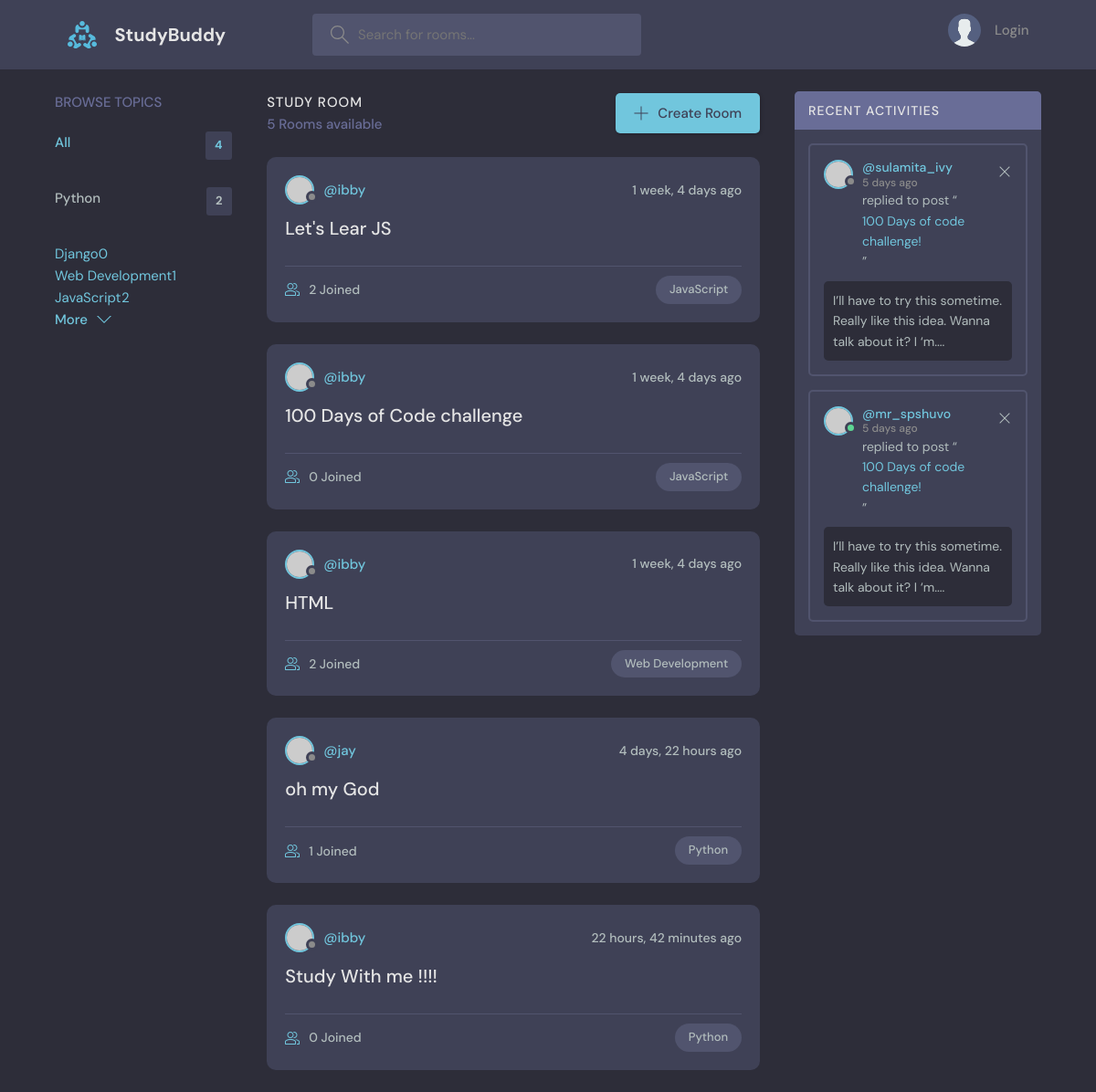
The page / on the database its author committed.
### base/models.py (models this page shows, shortened)
class Topic(models.Model):
    name = models.CharField(max_length=200)

class Room(models.Model):
    host = models.ForeignKey(User, on_delete=models.SET_NULL, null=True)
    topic =  models.ForeignKey(Topic, on_delete=models.SET_NULL, null=True)
    name = models.CharField(max_length=200)
    description = models.TextField(null=True, blank =True)
    participants = models.ManyToManyField(User, related_name='participants', blank=True)
    updated = models.DateTimeField(auto_now=True)
    created = models.DateTimeField(auto_now_add=True)

### base/views.py (the view)
# urls.py: path('', views.home, name='home'),
def home(request):
   q = request.GET.get('q') if request.GET.get('q') != None else ''
   rooms = Room.objects.filter(Q(topic__name__icontains=q) |
                               Q(name__icontains=q) |
                               Q(description__icontains=q)
                               )
   topics = Topic.objects.all()
   room_count = rooms.count()
   room_messages = Message.objects.all().order_by('-created').filter(Q(room__topic__name__icontains=q))
   context = {'rooms': rooms, 'topics': topics, "room_count": room_count, "room_messages": room_messages}
   return render(request, 'base/home.html', context )

### base/templates/base/home.html (shortened to what this page needs)
{% extends 'main.html' %}
    {% block content%}
    <main class="layout layout--3">
      <div class="container">
        {% include 'base/topics_component.html' %}
        <div class="roomList">
          <div class="roomList__header">
            <div>
              <h2>Study Room</h2>
              <p>{{room_count}} Rooms available</p>
            </div>
            <a class="btn btn--main" href="create-room.html">
              <svg version="1.1" xmlns="http://www.w3.org/2000/svg" width="32" height="32" viewBox="0 0 32 32">
                <title>add</title>
                <path
                  d="M16.943 0.943h-1.885v14.115h-14.115v1.885h14.115v14.115h1.885v-14.115h14.115v-1.885h-14.115v-14.115z"
                ></path>
              </svg>
              Create Room
            </a>
          </div>
        {% include 'base/feed_component.html' %}
        </div>
        <div class="activities">
          <div class="activities__header">
            <h2>Recent Activities</h2>
          </div>
          <div class="activities__box">
            <div class="activities__boxHeader roomListRoom__header">
              <a href="profile.html" class="roomListRoom__author">
                <div class="avatar avatar--small">
                  <img src="https://randomuser.me/api/portraits/women/11.jpg" />
                </div>
                <p>
                  @sulamita_ivy
                  <span>5 days ago</span>
                </p>
              </a>
              <div class="roomListRoom__actions">
                <a href="#">
                  <svg version="1.1" xmlns="http://www.w3.org/2000/svg" width="32" height="32" viewBox="0 0 32 32">
                    <title>remove</title>
                    <path
                      d="M27.314 6.019l-1.333-1.333-9.98 9.981-9.981-9.981-1.333 1.333 9.981 9.981-9.981 9.98 1.333 1.333 9.981-9.98 9.98 9.98 1.333-1.333-9.98-9.98 9.98-9.981z"
                    ></path>
                  </svg>
                </a>
              </div>
            </div>
            <div class="activities__boxContent">
              <p>replied to post “<a href="room.html">100 Days of code challenge!</a>”</p>
              <div class="activities__boxRoomContent">
                I’ll have to try this sometime. Really like this idea. Wanna talk about it? I ‘m....
              </div>
            </div>
          </div>
          <div class="activities__box">
            <div class="activities__boxHeader roomListRoom__header">
              <a href="profile.html" class="roomListRoom__author">
                <div class="avatar avatar--small active">
                  <img src="https://randomuser.me/api/portraits/men/13.jpg" />
                </div>
                <p>
                  @mr_spshuvo
                  <span>5 days ago</span>
                </p>
              </a>
              <div class="roomListRoom__actions">
                <a href="#">
                  <svg version="1.1" xmlns="http://www.w3.org/2000/svg" width="32" height="32" viewBox="0 0 32 32">
                    <title>remove</title>
                    <path
                      d="M27.314 6.019l-1.333-1.333-9.98 9.981-9.981-9.981-1.333 1.333 9.981 9.981-9.981 9.98 1.333 1.333 9.981-9.98 9.98 9.98 1.333-1.333-9.98-9.98 9.98-9.981z"
                    ></path>
                  </svg>
                </a>
              </div>
            </div>
            <div class="activities__boxContent">
              <p>replied to post “<a href="room.html">100 Days of code challenge!</a>”</p>
              <div class="activities__boxRoomContent">
                I’ll have to try this sometime. Really like this idea. Wanna talk about it? I ‘m....
              </div>
            </div>
          </div>
        </div>
      </div>
    </main>
    {%endblock%}

### base/templates/base/topics_component.html
  <div class="topics">
          <div class="topics__header">
            <h2>Browse Topics</h2>
          </div>
          <ul class="topics__list">
            <li>
              <a href="{% url 'home' %}" class="active">All <span>{{topics.count}}</span></a>
            </li>
            <li>
            {% for topic in topics %}
              <a href="{% url 'home' %}?q={{topic.name}}">{{topic.name}}<span>{{topic.room_set.all.count}}</span></a>
            </li>
            {% endfor %}
          </ul>
          <a class="btn btn--link" href="topics.html">
            More
            <svg version="1.1" xmlns="http://www.w3.org/2000/svg" width="32" height="32" viewBox="0 0 32 32">
              <title>chevron-down</title>
              <path d="M16 21l-13-13h-3l16 16 16-16h-3l-13 13z"></path>
            </svg>
          </a>
        </div>

### base/templates/base/feed_component.html (shortened to what this page needs)
  {% for room in rooms %}
<div class="roomListRoom">
            <div class="roomListRoom__header">
              <a href="{% url 'user-profile' room.host.id %}" class="roomListRoom__author">
                <div class="avatar avatar--small">
                  <img src="https://randomuser.me/api/portraits/women/11.jpg" />
                </div>
                <span>@{{room.host.username}}</span>
              </a>
              <div class="roomListRoom__actions">
                <span>{{room.created | timesince}} ago</span>
              </div>
            </div>
            <div class="roomListRoom__content">
              <a href="{% url 'room' room.id %}">{{room.name}}</a>
            </div>
            <div class="roomListRoom__meta">
              <a href="{% url 'room' room.id %}" class="roomListRoom__joined">
                {{room.participants.all.count}} Joined
              </a>
              <p class="roomListRoom__topic">{{room.topic.name}}</p>
            </div>
</div>
  {% endfor %}

### rows shown on the page
Topic: name "Python", room_set.all.count "2"
Topic: name "Django", room_set.all.count "0"
Topic: name "Web Development", room_set.all.count "1"
Topic: name "JavaScript", room_set.all.count "2"
Room: host.username "ibby", created "1 week, 4 days", name "Let's Lear JS", participants.all.count "2", topic.name "JavaScript"
Room: host.username "ibby", created "1 week, 4 days", name "100 Days of Code challenge", participants.all.count "0", topic.name "JavaScript"
Room: host.username "ibby", created "1 week, 4 days", name "HTML", participants.all.count "2", topic.name "Web Development"
Room: host.username "jay", created "4 days, 22 hours", name "oh my God", participants.all.count "1", topic.name "Python"
Room: host.username "ibby", created "22 hours, 42 minutes", name "Study With me !!!!", participants.all.count "0", topic.name "Python"

### other values the page prints
{{ topics.count }} "4"
{{ room_count }} "5"
